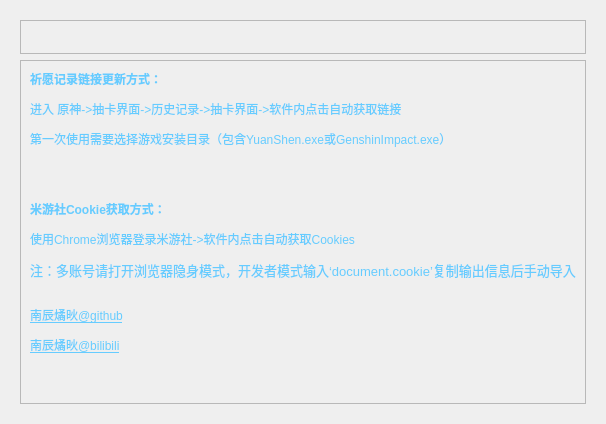
                  <widget class="QWidget" name="Home_Page">
                   <layout class="QVBoxLayout" name="verticalLayout_21">
                    <item>
                     <widget class="QWidget" name="Home_widget" native="true">
                      <property name="sizePolicy">
                       <sizepolicy hsizetype="Expanding" vsizetype="Expanding">
                        <horstretch>0</horstretch>
                        <verstretch>0</verstretch>
                       </sizepolicy>
                      </property>
                      <layout class="QVBoxLayout" name="verticalLayout_17">
                       <item>
                        <widget class="QFrame" name="frame_2">
                         <property name="sizePolicy">
                          <sizepolicy hsizetype="Preferred" vsizetype="Expanding">
                           <horstretch>0</horstretch>
                           <verstretch>0</verstretch>
                          </sizepolicy>
                         </property>
                         <property name="frameShape">
                          <enum>QFrame::StyledPanel</enum>
                         </property>
                         <property name="frameShadow">
                          <enum>QFrame::Raised</enum>
                         </property>
                         <layout class="QVBoxLayout" name="verticalLayout_25">
                          <item>
                           <widget class="QLabel" name="MainLogo_Label">
                            <property name="sizePolicy">
                             <sizepolicy hsizetype="Expanding" vsizetype="Expanding">
                              <horstretch>0</horstretch>
                              <verstretch>0</verstretch>
                             </sizepolicy>
                            </property>
                            <property name="styleSheet">
                             <string notr="true">background-image: url(:/images/images/images/MainPage.jpg);
background-position:centertop;
background-repeat: no-repeat;</string>
                            </property>
                            <property name="text">
                             <string/>
                            </property>
                           </widget>
                          </item>
                         </layout>
                        </widget>
                       </item>
                       <item>
                        <widget class="QFrame" name="frame">
                         <property name="sizePolicy">
                          <sizepolicy hsizetype="Expanding" vsizetype="Expanding">
                           <horstretch>0</horstretch>
                           <verstretch>0</verstretch>
                          </sizepolicy>
                         </property>
                         <property name="frameShape">
                          <enum>QFrame::StyledPanel</enum>
                         </property>
                         <property name="frameShadow">
                          <enum>QFrame::Raised</enum>
                         </property>
                         <layout class="QVBoxLayout" name="verticalLayout_24">
                          <item alignment="Qt::AlignHCenter|Qt::AlignTop">
                           <widget class="QLabel" name="MainInfo_Label">
                            <property name="sizePolicy">
                             <sizepolicy hsizetype="Maximum" vsizetype="Maximum">
                              <horstretch>0</horstretch>
                              <verstretch>0</verstretch>
                             </sizepolicy>
                            </property>
                            <property name="styleSheet">
                             <string notr="true">font: 14pt &quot;宋体&quot;;
color:rgb(102, 204, 255);
</string>
                            </property>
                            <property name="text">
                             <string>&lt;html&gt;&lt;head/&gt;&lt;body&gt;&lt;p&gt;&lt;span style=&quot; font-weight:700;&quot;&gt;祈愿记录链接更新方式：&lt;/span&gt;&lt;/p&gt;&lt;p&gt;进入 原神-&amp;gt;抽卡界面-&amp;gt;历史记录-&amp;gt;抽卡界面-&amp;gt;软件内点击自动获取链接&lt;/p&gt;&lt;p&gt;第一次使用需要选择游戏安装目录（包含YuanShen.exe或GenshinImpact.exe）&lt;/p&gt;&lt;p&gt;&lt;br/&gt;&lt;/p&gt;&lt;p&gt;&lt;span style=&quot; font-weight:700;&quot;&gt;米游社Cookie获取方式：&lt;/span&gt;&lt;/p&gt;&lt;p&gt;使用Chrome浏览器登录米游社-&amp;gt;软件内点击自动获取Cookies&lt;/p&gt;&lt;p&gt;&lt;span style=&quot; font-size:10pt;&quot;&gt;注：多账号请打开浏览器隐身模式，开发者模式输入‘document.cookie’复制输出信息后手动导入&lt;/span&gt;&lt;/p&gt;&lt;p&gt;&lt;br/&gt;&lt;a href=&quot;https://github.com/LingXuanYin&quot;&gt;&lt;span style=&quot; text-decoration: underline; color:#66ccff;&quot;&gt;南辰燏炚@github&lt;/span&gt;&lt;/a&gt;&lt;/p&gt;&lt;p&gt;&lt;a href=&quot;https://github.com/LingXuanYin&quot;&gt;&lt;span style=&quot; text-decoration: underline; color:#66ccff;&quot;&gt;南辰燏炚@&lt;/span&gt;&lt;/a&gt;&lt;a href=&quot;https://space.bilibili.com/162599415&quot;&gt;&lt;span style=&quot; text-decoration: underline; color:#66ccff;&quot;&gt;bilibili&lt;/span&gt;&lt;/a&gt;&lt;/p&gt;&lt;p&gt;&lt;br/&gt;&lt;/p&gt;&lt;/body&gt;&lt;/html&gt;</string>
                            </property>
                            <property name="textFormat">
                             <enum>Qt::AutoText</enum>
                            </property>
                            <property name="alignment">
                             <set>Qt::AlignLeading|Qt::AlignLeft|Qt::AlignTop</set>
                            </property>
                           </widget>
                          </item>
                         </layout>
                        </widget>
                       </item>
                      </layout>
                     </widget>
                    </item>
                   </layout>
                  </widget>
